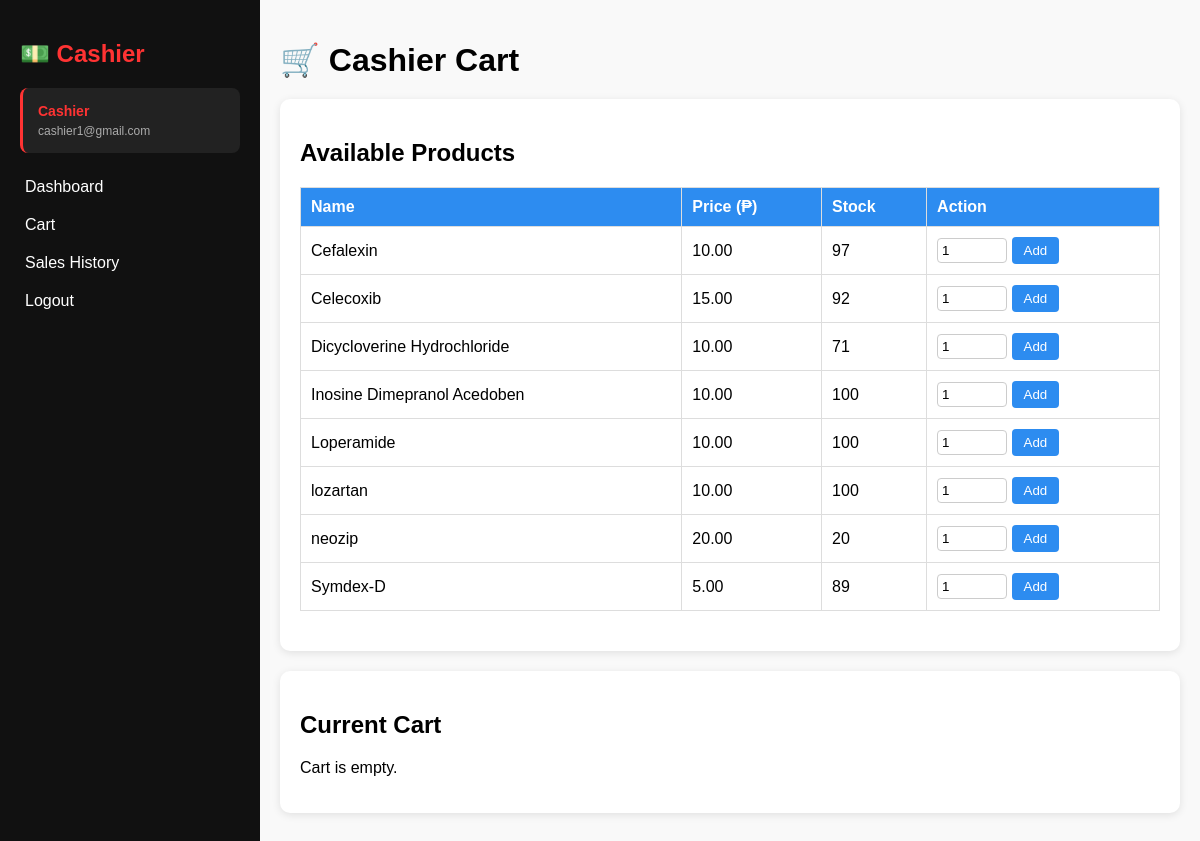
The page /cashier/cart.php (signed in) on the database its author committed.
### tables this page shows
CREATE TABLE `products` (
  `id` int(11) NOT NULL,
  `category_id` int(11) DEFAULT NULL,
  `name` varchar(100) NOT NULL,
  `price` decimal(10,2) NOT NULL,
  `stock` varchar(255) DEFAULT NULL,
  `expiration` date DEFAULT NULL,
  `barcode` varchar(255) DEFAULT NULL,
  `batch_number` varchar(50) DEFAULT NULL,
  `quantity` int(11) NOT NULL,
  `mg` varchar(50) DEFAULT NULL,
  `medicine_type` varchar(50) DEFAULT NULL
);

### cashier/cart.php (the view, shortened to what this page needs)
<?php
require_once __DIR__ . '/../db.php';
$products = $conn->query("SELECT * FROM products WHERE stock > 0 ORDER BY name ASC");
?>
<!doctype html>
<html>
<head>
</head>
<body>
<div class="sidebar">
    <h2>💵 Cashier</h2>
    <div class="user-info">
      <div class="role"><?= ucfirst($_SESSION['role']) ?></div>
      <div class="email"><?= htmlspecialchars($_SESSION['email'] ?? '') ?></div>
    </div>
    <ul>
        <li><a href="index.php">Dashboard</a></li>
        <li><a href="cart.php">Cart</a></li>
        <li><a href="sales.php">Sales History</a></li>
        <li><a href="../logout.php">Logout</a></li>
    </ul>
</div>
<div class="main">
<h1>🛒 Cashier Cart</h1>
<div class="card">
<h2>Available Products</h2>
<table>
<tr>
<th>Name</th>
<th>Price (₱)</th>
<th>Stock</th>
<th>Action</th>
</tr>
<?php while ($row = $products->fetch_assoc()): ?>
<tr>
<td><?= htmlspecialchars($row['name']) ?></td>
<td><?= number_format($row['price'], 2) ?></td>
<td><?= $row['stock'] ?></td>
<td>
<form method="post">
<input type="number" name="quantity" value="1" min="1" max="<?= $row['stock'] ?>" required>
<button type="submit" name="add_to_cart" class="btn btn-add">Add</button>
</form>
</td>
</tr>
<?php endwhile; ?>
</table>
</div>
<div class="card">
<h2>Current Cart</h2>
<?php if (empty($_SESSION['cart'])): ?>
<p>Cart is empty.</p>
<?php endif; ?>
</div>
</div>
</body>
</html>

### cashier/cart.php (style rules this page uses)
body { font-family: Arial, sans-serif; margin:0; display:flex; background:#f9f9f9; }
.sidebar { width:220px; background:#111; color:#fff; min-height:100vh; padding:20px; }
.sidebar h2 { margin-bottom:20px; color:#ff3333; }
.sidebar .user-info { background: #222; padding: 15px; border-radius: 8px; margin-bottom: 20px; border-left: 3px solid #ff3333; }
.sidebar .user-info .role { color: #ff3333; font-weight: bold; font-size: 14px; margin-bottom: 5px; }
.sidebar .user-info .email { color: #aaa; font-size: 12px; word-break: break-all; }
.sidebar ul { list-style:none; padding:0; }
.sidebar ul li { margin:10px 0; }
.sidebar ul li a { color:#fff; text-decoration:none; display:block; padding:5px; border-radius:4px; transition:0.3s; }
.main { flex:1; padding:20px; }
h1 { margin-bottom:20px; }
table { width:100%; border-collapse: collapse; margin-bottom:20px; }
th, td { padding:10px; border:1px solid #ddd; text-align:left; }
th { background:#2d8cf0; color:white; }
.btn { padding:6px 12px; border:none; border-radius:4px; cursor:pointer; }
.btn-add { background:#2d8cf0; color:#fff; }
.card { background:#fff; padding:20px; border-radius:10px; box-shadow:0 2px 8px rgba(0,0,0,0.1); margin-bottom:20px; }
input[type=number] { width:60px; padding:4px; border:1px solid #ccc; border-radius:4px; }

### rows shown on the page
products: name "Cefalexin", price "10.00", stock "97"
products: name "Celecoxib", price "15.00", stock "92"
products: name "Dicycloverine Hydrochloride", price "10.00", stock "71"
products: name "Inosine Dimepranol Acedoben", price "10.00", stock "100"
products: name "Loperamide", price "10.00", stock "100"
products: name "lozartan", price "10.00", stock "100"
products: name "neozip", price "20.00", stock "20"
products: name "Symdex-D", price "5.00", stock "89"

### other values the page prints
$_SESSION['role'] "Cashier"
$_SESSION['email'] "cashier1@gmail.com"
